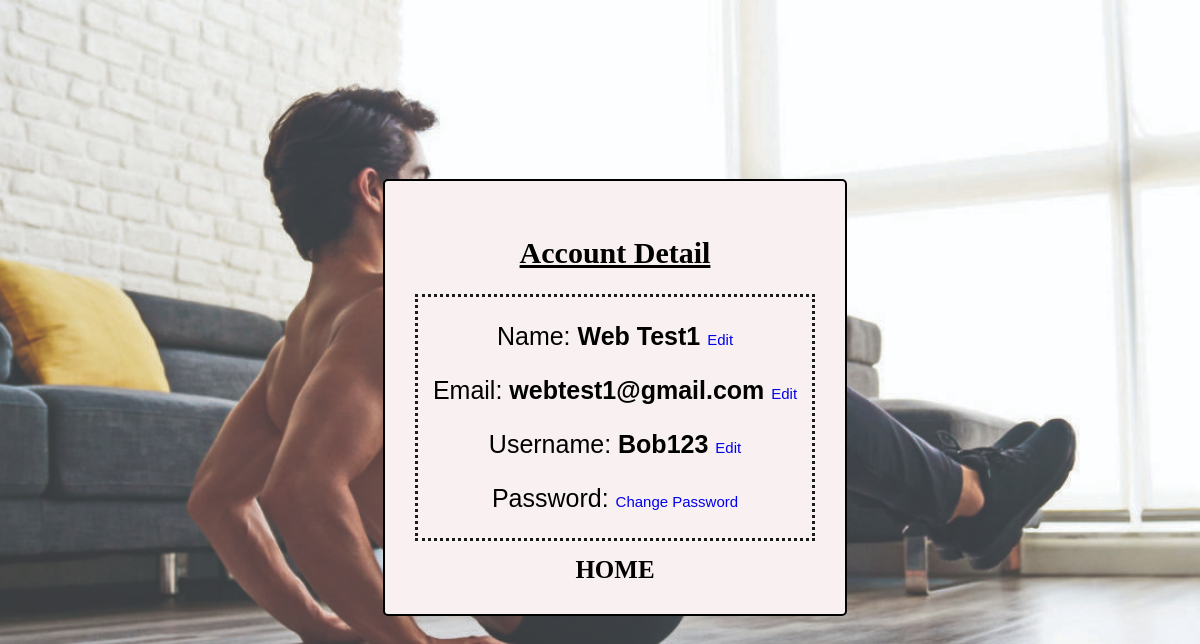
Screenshot of /acount_detail (signed in) with the database file from the repository.
### app.py (models this page shows)
class User(UserMixin, db.Model):
    id = db.Column(db.Integer, primary_key=True)
    username = db.Column(db.String(10), nullable=False, unique=True)
    password = db.Column(db.String(80), nullable=False)
    first_name = db.Column(db.String(10), nullable=False)
    last_name = db.Column(db.String(10), nullable=False)
    user_email = db.Column(db.String(10), nullable=False, unique=True)
    is_active = db.Column(db.Boolean, default=True)
    eastern_time = pytz.timezone('US/Eastern')
    created_at = db.Column(db.DateTime, nullable=False, default=datetime.now(tz=eastern_time))
    last_login = db.Column(db.DateTime, nullable=False, default=datetime.now(tz=eastern_time))
    login_count = db.Column(db.Integer, default=1, nullable=True)

### app.py (the view)
@app.route('/acount_detail')
@login_required
def account():
    first_name = current_user.first_name
    last_name = current_user.last_name
    email = current_user.user_email
    username = current_user.username
    return render_template("/login/account.html", first_name=first_name, last_name=last_name, email=email, username=username)

### app.py (called while the page is built)
@login_manager.user_loader
def load_user(user_id):
    return User.query.get(int(user_id))

### templates/login/account.html (shortened to what this page needs)
<!DOCTYPE html>
<html>
    <head>
        <link rel="stylesheet" href="../../static/style.css">
    </head>
    <body class="login_body">
        <main class="account_section">
            <h2>Account Detail</h2>
            <section class="user_info_section">
                <p>
                    Name: <strong>{{first_name}}  {{middle_name}} {{last_name}} </strong><a href="{{ url_for('change_name') }}">Edit</a>
                </p>
                <p>
                    Email: <strong>{{email}}</strong> <a href="{{ url_for('change_email') }}">Edit</a>
                </p>
                <p>
                    Username: <strong>{{username}}</strong> <a href="{{ url_for('change_username') }}">Edit</a>
                </p>
                <p>
                    Password: <a href="{{ url_for('change_password') }}">Change Password</a>
                </p>
            </section>
            <a href="{{url_for('home')}}"><strong>HOME</strong></a>
        </main>
    </body>
</html>

### static/style.css (style rules this page uses)
header,main,footer,nav { border: 0; margin: 0; padding: 0; }
html { font-size: 20px; }
body { background-color: white; padding-right: 40px; padding-left: 40px; overflow: scroll; }
main { padding: 30px; margin-bottom: 5px; }
.login_body { display: flex; justify-content: center; align-items: center; height: 100vh; margin:0; background: url(AdobeStock_245305154-scaled-e1612782249106.jpeg) no-repeat; background-size: cover; background-position: center; }
.account_section { width: 400px; height: auto; border: 2px solid black; border-radius: 5px; background: transparent; margin-left: 30px; background-color: rgb(249, 241, 241); text-align: center; }
.user_info_section { border: 3px dotted rgb(27, 27, 27); margin-bottom: 15px; }
.account_section h2 { text-align: center; text-decoration: underline; }
.account_section section p { font-size: 25px; font-family: Arial, Helvetica, sans-serif; text-align: center; }
.account_section section p a, .account_section a { text-decoration: none; font-size: 15px; }
.account_section > a { color: black; font-size: 25px; text-align: center; }

### rows the page displays
User: first_name "Web", last_name "Test1", user_email "webtest1@gmail.com", username "Bob123"
